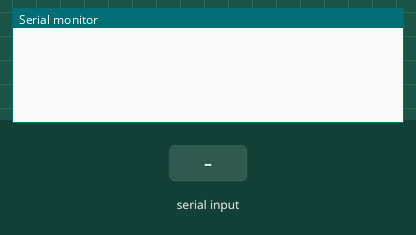
Recording of a sketch running on a simulated Arduino Uno, built with avr-gcc and run on an emulated ATmega328P. Parts: the last lines printed to the serial monitor. The test bench sets the inputs (shaded band).

Above: at 1.2 s.
1.3 s: "a" received over Serial
At 2.7 s:
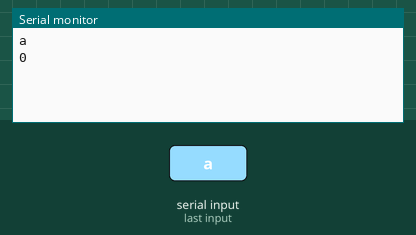
3.8 s: "1" received over Serial
At 5.7 s:
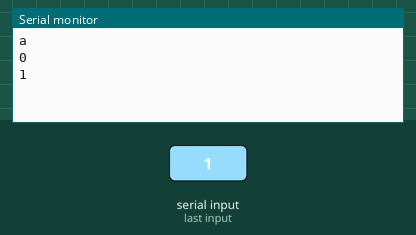

The sketch:

chuoi_serial.ino
```cpp
//kiem tra trong chuoi co ky tu a hay khong
//la sua cuoi: 11h45 11/11/2017
int dem;
String chuoi="" ;
void setup()
{
  Serial.begin(9600);
}

void loop()
{
      if (Serial.available()>0)
      {
         chuoi=Serial.readString();
         Serial.println(chuoi);
         for (int i = 0; i < chuoi.length(); i++)
          {
            if (chuoi[i]=='a') {dem++; Serial.println(i);}
          }
      if (dem==0) Serial.println("-1");
      }
}
```

Measured:
- after the input at 1.3 s, the serial monitor: prints a new line after 1.0 s (image 1)
- after the input at 3.8 s, the serial monitor: prints a new line after 1.0 s (image 2)
